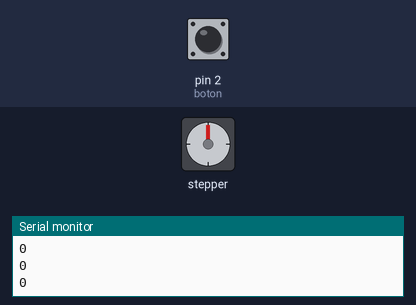
Simulated run of this sketch. Board: Arduino Uno, built with avr-gcc and run on an emulated ATmega328P. Parts: stepper motor, the last lines printed to the serial monitor. The inputs (shaded band) are chosen by the test bench; at power-on: pin 2 (boton) LOW. Stepper angles assume 200 steps per turn.

Above: at 1.2 s.
1.3 s: pin 2 (boton) pulled HIGH for 0.15 s
At 2.8 s:
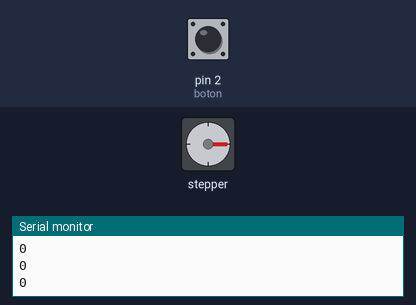
At 5.2 s:
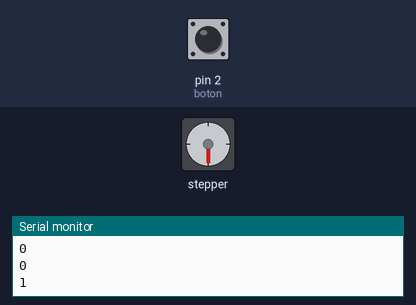
Timing chart, 0 to 15.4 s (numbered marks = the images above; inputs shaded):
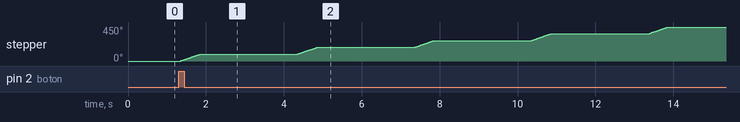

The sketch:

fotomotor.ino
```cpp
// Se carga la libreria Stepper para poder controlar motores a pasos
#include <Stepper.h>

const int stepsPerRevolution = 200; // Número total de revoluciones del motor NEMA 17
int boton = 2; // Puerto digital donde se coloca el push button
int led = 13; // Puerto del led integrado en la placa
int estado = 0, cont = 0; // Variables necesarias para el programa
const int step = 50; // Valor fijo para  el ciclo for

// Se define el motor a pasos así como los pines donde se conectaran las bobinas
Stepper myStepper(stepsPerRevolution, 8, 9, 10, 11);


void setup()
{
  // Se establece una velocidad de 30 rpm. Se puede cambiar la velocidad si se requiere
  myStepper.setSpeed(30);
  pinMode(boton, INPUT); // Declaramos el puerto del push button como entrada
  // Inicializamos el puerto serial
  Serial.begin(9600);
}

void loop()
{
  // Se lee el puerto digital del push button
  estado = digitalRead(boton);
  // Envía 0 al puerto serial, esto sirve para que en Python se observe en "tiempo real" la camara, de lo contrario solo se veran las imágenes
  // cuando se presione el push button
  Serial.println("0");
  delay(50);

  // Si se presiona el push button entra este ciclo
  if (estado == HIGH) {
    cont = 0;
    for (int i = 0; i < 5; i++) {
      cont = cont + step;
      myStepper.step(50); // Se mueve 50 pasos el motor
      digitalWrite(led, HIGH); // Led indicando el funcionamiento
      delay(2000); // Espera dos segundos para que la cámara enfoque el limón
      Serial.println(1); // Manda 1 al puerto serial con lo cual el programa de Python toma una fotografía
      delay(500); // Espera 500 milisegundos
    }
  }
}
```

Measured:
- after the input at 1.3 s, stepper: turns 90° clockwise in 0.48 s, repeating every 3.0 s
